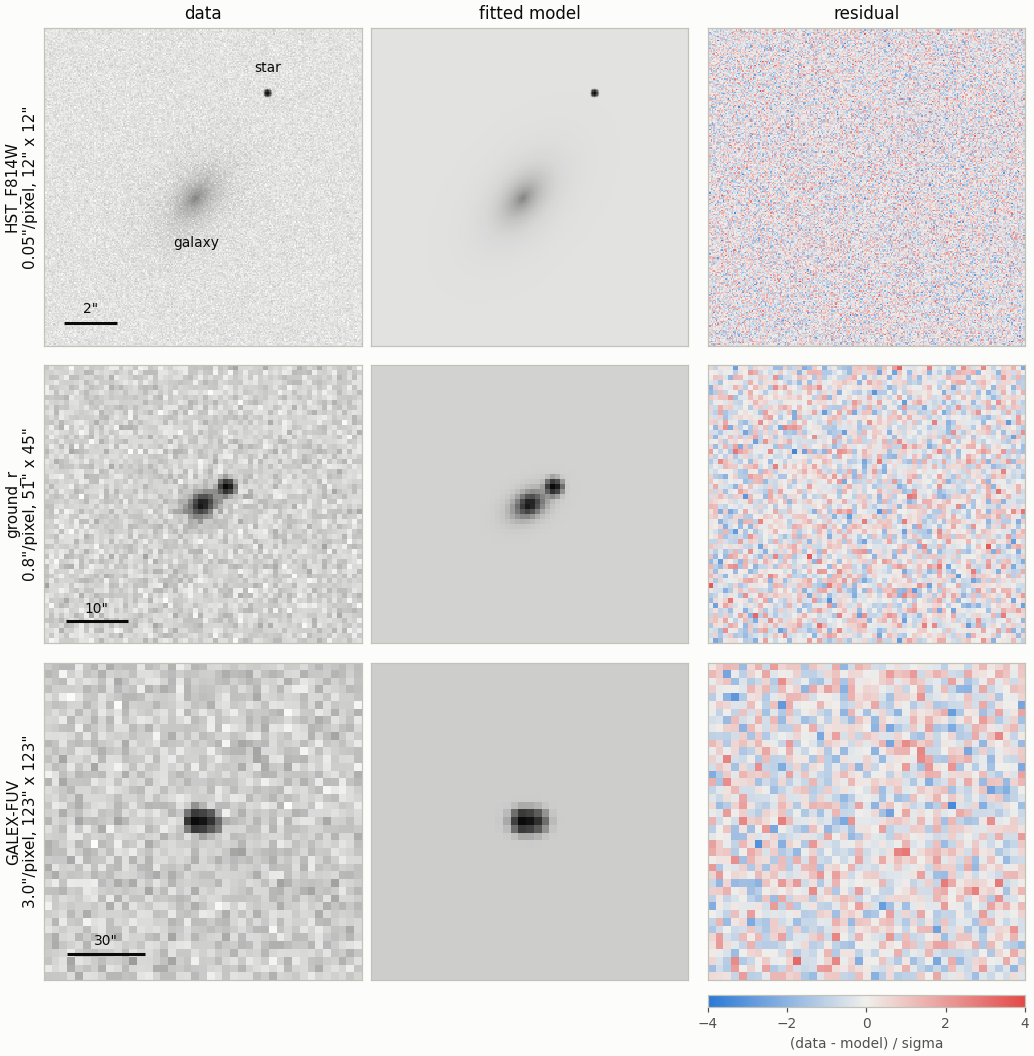

This chart was generated by the following Python code:
"""
Example joint fit, makes the figure and results shown in the README.

A fake galaxy with a nearby star is observed by three very different
instruments (see ``tests/fake_data.py``), fit with `joint_multi_image`, and the
fitted model is drawn next to the data.

    python examples/example_fit.py

writes ``example_fit.png`` and ``example_results.json`` beside this script.
"""

import json
import sys
from pathlib import Path

import matplotlib

matplotlib.use("Agg")
import matplotlib.pyplot as plt
import numpy as np
from matplotlib.colors import AsinhNorm, LinearSegmentedColormap

HERE = Path(__file__).resolve().parent
sys.path[:0] = [str(HERE.parent / "src"), str(HERE.parent / "tests")]

import astrophot as ap  # noqa: E402
import fake_data  # noqa: E402
from AstroPhot_tool import joint_multi_image, utils  # noqa: E402

INK, MUTED, SURFACE = "#0b0b0b", "#52514e", "#fcfcfb"
# brightness: one hue, light to dark. residuals: two hues around a neutral gray
BRIGHTNESS = LinearSegmentedColormap.from_list("brightness", [SURFACE, INK])
RESIDUAL = LinearSegmentedColormap.from_list("residual", ["#2a78d6", "#f0efec", "#e34948"])


def render(results, dataset):
    """
    Images of the fitted model, rebuilt from the results dictionary alone.

    The fitted values are given to `build_model` as its starting point and the
    model is sampled without fitting again.
    """
    target = utils.build_target(
        *(dataset[key] for key in ("cutout_name", "cutout", "variance", "mask", "psf", "wcs"))
    )
    fits = list(results["models"].values())
    model = utils.build_model(
        target,
        list(results["models"]),
        [fit["model_type"] for fit in fits],
        np.array([[fit["ra"], fit["dec"]] for fit in fits]),
        [{k: v["value"] for k, v in fit["shared"].items() if k != "center"} for fit in fits],
    )
    for group, fit in zip(model.models, fits):
        for sub_model, fluxes in zip(group.models, fit["per_image"].values()):
            for key, entry in fluxes.items():
                sub_model[key].value = entry["value"]
    return [ap.backend.to_numpy(image) for image in model().data]


def compact_json(results):
    """The results as JSON text with one parameter per line."""
    lines = ["{"]
    for key in ("message", "chi2_ndf", "iterations", "crval"):
        lines.append(f'  "{key}": {json.dumps(results[key])},')
    lines.append('  "models": {')
    models = list(results["models"].items())
    for m, (name, fit) in enumerate(models):
        lines.append(f'    "{name}": {{')
        for key in ("model_type", "ra", "dec"):
            lines.append(f'      "{key}": {json.dumps(fit[key])},')
        lines.append('      "shared": {')
        shared = [f'        "{k}": {json.dumps(v)}' for k, v in fit["shared"].items()]
        lines.append(",\n".join(shared))
        lines.append("      },")
        lines.append('      "per_image": {')
        images = [f'        "{k}": {json.dumps(v)}' for k, v in fit["per_image"].items()]
        lines.append(",\n".join(images))
        lines.append("      }")
        lines.append("    }" + ("," if m < len(models) - 1 else ""))
    lines += ["  }", "}"]
    text = "\n".join(lines)
    assert json.loads(text) == results  # same content, only the layout differs
    return text


def figure(dataset, model_images, results):
    names = dataset["cutout_name"]
    scale_bars = [2, 10, 30]  # arcsec, one per image
    # one row per image, as tall as its cutout, and a thin row for the color bar
    heights = [c.shape[0] / c.shape[1] for c in dataset["cutout"]] + [0.035]
    fig = plt.figure(figsize=(9.4, 9.6), constrained_layout=True, facecolor=SURFACE)
    grid = fig.add_gridspec(len(names) + 1, 3, height_ratios=heights)
    axes = np.array([[fig.add_subplot(grid[r, c]) for c in range(3)] for r in range(len(names))])
    for row, (name, spec) in enumerate(fake_data.IMAGES.items()):
        data, model, variance = dataset["cutout"][row], model_images[row], dataset["variance"][row]
        H, W = data.shape
        extent = [-0.5, W - 0.5, -0.5, H - 0.5]
        sky = spec["sky_sigma"]
        # the same stretch for the data and the model of one image
        norm = AsinhNorm(linear_width=3 * sky, vmin=-3 * sky, vmax=model.max())
        kwargs = dict(origin="lower", extent=extent, interpolation="nearest")
        axes[row, 0].imshow(data, cmap=BRIGHTNESS, norm=norm, **kwargs)
        axes[row, 1].imshow(model, cmap=BRIGHTNESS, norm=norm, **kwargs)
        residual = axes[row, 2].imshow(
            (data - model) / np.sqrt(variance), cmap=RESIDUAL, vmin=-4, vmax=4, **kwargs
        )

        scale = spec["pixelscale"]
        axes[row, 0].set_ylabel(
            f'{name}\n{scale}"/pixel, {W * scale:.0f}" x {H * scale:.0f}"', color=INK, fontsize=10
        )
        # scale bar, lower left of the data panel
        length = scale_bars[row] / scale
        x0, y0 = 0.06 * W, 0.07 * H
        axes[row, 0].plot([x0, x0 + length], [y0, y0], color=INK, lw=2, solid_capstyle="butt")
        axes[row, 0].text(
            x0 + length / 2, y0 + 0.03 * H, f'{scale_bars[row]}"', color=INK, fontsize=9, ha="center"
        )
        for ax in axes[row]:
            ax.set_xticks([])
            ax.set_yticks([])
            for spine in ax.spines.values():
                spine.set_color("#c3c2b7")

    # name the two objects once, where they are well separated
    for label, (ra, dec), offset in zip(results["models"], dataset["positions"], [(0, -32), (0, 14)]):
        x, y = dataset["wcs"][0].world_to_pixel_values(ra, dec)
        axes[0, 0].annotate(
            label, (x, y), xytext=offset, textcoords="offset points", color=INK, fontsize=9, ha="center"
        )

    for ax, title in zip(axes[0], ["data", "fitted model", "residual"]):
        ax.set_title(title, color=INK, fontsize=11)
    bar = fig.colorbar(residual, cax=fig.add_subplot(grid[-1, 2]), orientation="horizontal")
    bar.set_label("(data - model) / sigma", color=MUTED, fontsize=9)
    bar.ax.tick_params(colors=MUTED, labelsize=9)
    bar.outline.set_edgecolor("#c3c2b7")
    return fig


if __name__ == "__main__":
    dataset = fake_data.fake_dataset(seed=42)
    # start 0.1 arcsec away from the true positions, everything else automatic
    init_pos = dataset["positions"] + np.random.default_rng(1).normal(size=(2, 2)) * 0.1 / 3600
    results = joint_multi_image(
        cutout_name=dataset["cutout_name"],
        cutout=dataset["cutout"],
        variance=dataset["variance"],
        mask=dataset["mask"],
        psf=dataset["psf"],
        wcs=dataset["wcs"],
        model_names=fake_data.MODEL_NAMES,
        model_types=fake_data.MODEL_TYPES,
        init_pos=init_pos,
        init_params=[{}, {}],
    )
    (HERE / "example_results.json").write_text(compact_json(results) + "\n")
    fig = figure(dataset, render(results, dataset), results)
    fig.savefig(HERE / "example_fit.png", dpi=110, facecolor=fig.get_facecolor())
    print(f"chi2/ndf = {results['chi2_ndf']:.4f}, written to {HERE}")
